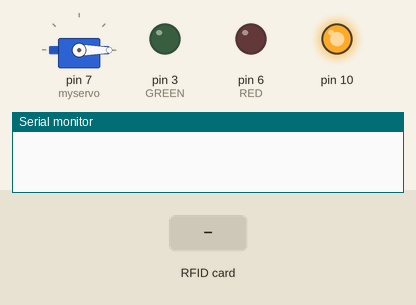
Bench run of a sketch on a simulated Arduino Uno, built with avr-gcc and run on an emulated ATmega328P. Parts: servo, output pins drawn as LEDs (lit = HIGH), the last lines printed to the serial monitor. The test bench sets the inputs (shaded band). Pins used as bus, display or sensor lines are not drawn.

Above: at 2.2 s.
2.3 s: RFID card 5E 7A 19 C4 held to the reader
At 9.0 s:
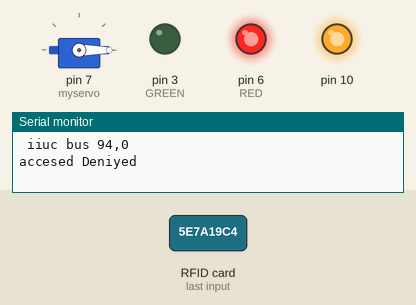
Timing chart, 0 to 9.8 s (numbered marks = the images above; inputs shaded):
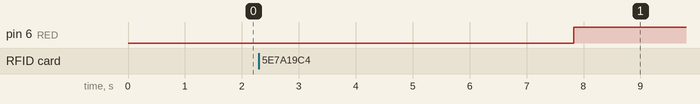

Measured:
- after the input at 2.3 s, pin 6 (RED): LOW → HIGH after 5.5 s

The sketch:

rfid_acces.ino
```cpp
#include <RFID.h>
#include <SPI.h>
#include <String.h>

#define SDA_DIO 9
#define RESET_DIO 8
RFID RC522(SDA_DIO, RESET_DIO);
int reader=0;
#include <Servo.h>

int RED=6;
int GREEN=3;
int buzzer = 11;
Servo myservo;
int pos = 0;
int p, i,n;
int key[4]={214,22,56,60};
int flag=0;
void setup() //Setup Subprocedure
{
  Serial.begin(19200);
  /* Enable the SPI interface */
  SPI.begin();
  /* Initialise the RFID reader */
  RC522.init();
  //pinMode (sensor1, INPUT); //set Analog pin 0 as input
pinMode(RED,OUTPUT);
pinMode(GREEN,OUTPUT);
 myservo.attach(7);
 pos = 0;
  myservo.write(pos);              // tell servo to go to position in variable 'pos'

pinMode(buzzer,OUTPUT);


  delay(1000);
}

void loop() // Main loop
{

     byte i;

     delay(2);

    if (RC522.isCard())
  {
    /* If so then get its serial number */
    RC522.readCardSerial();

    int x = RC522.serNum[0];

    String sms = String(x);
    /* Output the serial number to the UART */

   /*
    int x[200];
    for(i = 0; i <= 2; i++)
    {
      Serial.println(RC522.serNum[i],DEC);
      x[i]=RC522.serNum[i];
      //Serial.print(RC522.serNum[i],HEX);
    }*/

    Serial.print(" iiuc bus ");
    Serial.print(x);
    Serial.print(",");
    Serial.print(reader++);
    Serial.println();

   for(i=0;i<4;i++)
   {
    if(key[i]==x)
    {
      Serial.println("Welcome    bus accesed ");
       digitalWrite(buzzer,LOW);
        digitalWrite(GREEN,HIGH);
  digitalWrite(RED,LOW);
   pos = 90;
  myservo.write(pos);              // tell servo to go to position in variable 'pos'
    delay(2000);
    pos = 0;
  myservo.write(pos);              // tell servo to go to position in variable 'pos'
    delay(15);

     return 0;
    }
   }


   for(i=0;i<4;i++)
   {
    if(key[i]!=x){
      flag=2;
       digitalWrite(buzzer,HIGH);
       delay(5000);
       digitalWrite(buzzer,LOW);
       delay(500);
       Serial.println("accesed Deniyed");


          digitalWrite(GREEN,LOW);
  digitalWrite(RED,HIGH);
   pos = 0;
  myservo.write(pos);              // tell servo to go to position in variable 'pos'
    delay(15);

        }
    delay(2000);
   }
  delay(1000);


      }
   }

//   if(flag==1)
//      {
//
//      }
//      else if(flag==2){
//
//
//
//}
```
